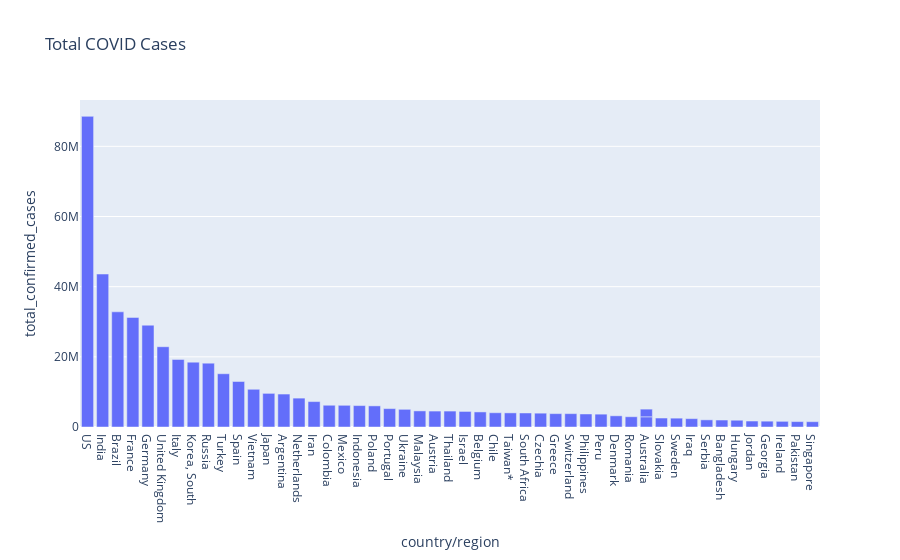

Here is the notebook cell this chart was saved with:
### Code cell
fig = plx.bar(data2,
               x="country/region",
               y="total_confirmed_cases",
               orientation="v",
               title="Total COVID Cases"
               )
fig.show()

### Figure 1 — Plotly figure (JSON) as saved in the notebook; plotly's stock layout.template omitted (floating-point values rounded to 4 significant figures)
{"data": [{"alignmentgroup": "True", "hovertemplate": "country/region=%{x}<br>total_confirmed_cases=%{y}<extra></extra>", "legendgroup": "", "marker": {"color": "#636efa", "pattern": {"shape": ""}}, "name": "", "offsetgroup": "", "orientation": "v", "showlegend": false, "textposition": "auto", "type": "bar", "x": ["US", "India", "Brazil", "France", "Germany", "United Kingdom", "Italy", "Korea, South", "Russia", "Turkey", "Spain", "Vietnam", "Japan", "Argentina", "Netherlands", "Iran", "Colombia", "Mexico", "Indonesia", "Poland", "Portugal", "Ukraine", "Malaysia", "Austria", "Thailand", "Israel", "Belgium", "Chile", "Taiwan*", "South Africa", "Czechia", "Greece", "Switzerland", "Philippines", "Peru", "Denmark", "Romania", "Australia", "Slovakia", "Sweden", "Iraq", "Australia", "Serbia", "Bangladesh", "Hungary", "Jordan", "Georgia", "Ireland", "Pakistan", "Singapore"], "xaxis": "x", "y": [88547882, 43604394, 32830844, 31235794, 29022265, 22883995, 19259037, 18491435, 18185995, 15180444, 12973615, 10752942, 9584835, 9394326, 8230976, 7246707, 6198848, 6185219, 6106024, 6020679, 5242121, 5040518, 4589911, 4542028, 4540955, 4435991, 4294880, 4065878, 4026067, 3997269, 3941028, 3811622, 3805774, 3714770, 3662685, 3188252, 2927187, 2907681, 2556052, 2523404, 2379077, 2185163, 2038946, 1988101, 1932788, 1700526, 1662299, 1614631, 1542377, 1515222], "yaxis": "y"}], "layout": {"barmode": "relative", "legend": {"tracegroupgap": 0}, "title": {"text": "Total COVID Cases"}, "xaxis": {"anchor": "y", "domain": [0, 1], "title": {"text": "country/region"}}, "yaxis": {"anchor": "x", "domain": [0, 1], "title": {"text": "total_confirmed_cases"}}}}
